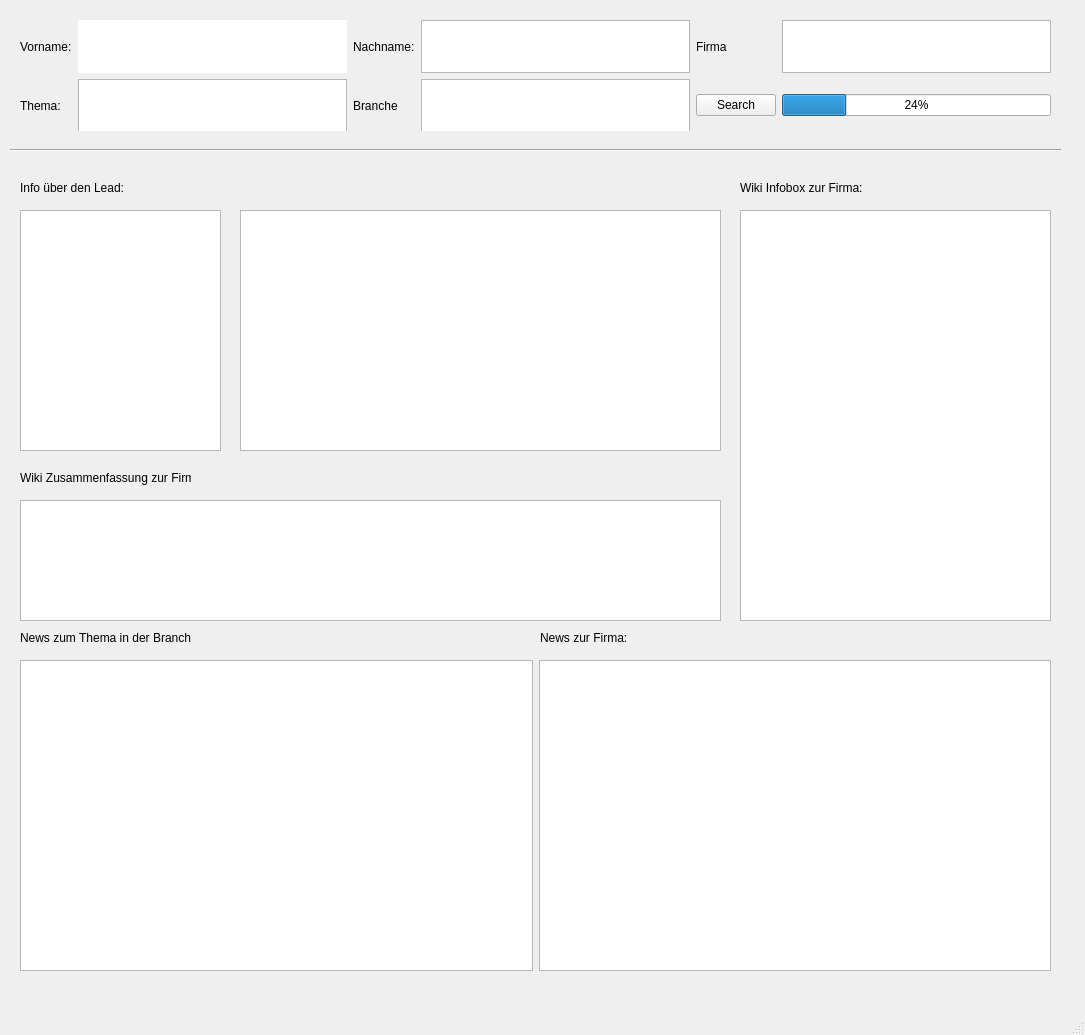
<?xml version="1.0" encoding="UTF-8"?>
<ui version="4.0">
 <class>MainWindow</class>
 <widget class="QMainWindow" name="MainWindow">
  <property name="geometry">
   <rect>
    <x>0</x>
    <y>0</y>
    <width>1085</width>
    <height>1035</height>
   </rect>
  </property>
  <property name="mouseTracking">
   <bool>false</bool>
  </property>
  <property name="windowTitle">
   <string>MainWindow</string>
  </property>
  <widget class="QWidget" name="centralwidget">
   <widget class="QWidget" name="gridLayoutWidget">
    <property name="geometry">
     <rect>
      <x>20</x>
      <y>20</y>
      <width>1031</width>
      <height>111</height>
     </rect>
    </property>
    <layout class="QGridLayout" name="gridLayout">
     <property name="sizeConstraint">
      <enum>QLayout::SetDefaultConstraint</enum>
     </property>
     <property name="spacing">
      <number>6</number>
     </property>
     <item row="0" column="0">
      <widget class="QLabel" name="labelPreName">
       <property name="text">
        <string>Vorname:</string>
       </property>
      </widget>
     </item>
     <item row="2" column="0">
      <widget class="QLabel" name="labelTopic">
       <property name="text">
        <string>Thema:</string>
       </property>
      </widget>
     </item>
     <item row="0" column="5">
      <widget class="QTextEdit" name="LeadCompany">
       <property name="html">
        <string>&lt;!DOCTYPE HTML PUBLIC &quot;-//W3C//DTD HTML 4.0//EN&quot; &quot;http://www.w3.org/TR/REC-html40/strict.dtd&quot;&gt;
&lt;html&gt;&lt;head&gt;&lt;meta name=&quot;qrichtext&quot; content=&quot;1&quot; /&gt;&lt;style type=&quot;text/css&quot;&gt;
p, li { white-space: pre-wrap; }
&lt;/style&gt;&lt;/head&gt;&lt;body style=&quot; font-family:'MS Shell Dlg 2'; font-size:8.25pt; font-weight:400; font-style:normal;&quot;&gt;
&lt;p style=&quot;-qt-paragraph-type:empty; margin-top:0px; margin-bottom:0px; margin-left:0px; margin-right:0px; -qt-block-indent:0; text-indent:0px;&quot;&gt;&lt;br /&gt;&lt;/p&gt;&lt;/body&gt;&lt;/html&gt;</string>
       </property>
      </widget>
     </item>
     <item row="2" column="5">
      <widget class="QProgressBar" name="progressBar">
       <property name="value">
        <number>24</number>
       </property>
      </widget>
     </item>
     <item row="0" column="1">
      <widget class="QTextEdit" name="LeadPreName">
       <property name="frameShape">
        <enum>QFrame::NoFrame</enum>
       </property>
       <property name="html">
        <string>&lt;!DOCTYPE HTML PUBLIC &quot;-//W3C//DTD HTML 4.0//EN&quot; &quot;http://www.w3.org/TR/REC-html40/strict.dtd&quot;&gt;
&lt;html&gt;&lt;head&gt;&lt;meta name=&quot;qrichtext&quot; content=&quot;1&quot; /&gt;&lt;style type=&quot;text/css&quot;&gt;
p, li { white-space: pre-wrap; }
&lt;/style&gt;&lt;/head&gt;&lt;body style=&quot; font-family:'MS Shell Dlg 2'; font-size:8.25pt; font-weight:400; font-style:normal;&quot;&gt;
&lt;p style=&quot;-qt-paragraph-type:empty; margin-top:0px; margin-bottom:0px; margin-left:0px; margin-right:0px; -qt-block-indent:0; text-indent:0px;&quot;&gt;&lt;br /&gt;&lt;/p&gt;&lt;/body&gt;&lt;/html&gt;</string>
       </property>
      </widget>
     </item>
     <item row="0" column="3">
      <widget class="QTextEdit" name="LeadPostName">
       <property name="accessibleName">
        <string/>
       </property>
       <property name="frameShape">
        <enum>QFrame::StyledPanel</enum>
       </property>
       <property name="html">
        <string>&lt;!DOCTYPE HTML PUBLIC &quot;-//W3C//DTD HTML 4.0//EN&quot; &quot;http://www.w3.org/TR/REC-html40/strict.dtd&quot;&gt;
&lt;html&gt;&lt;head&gt;&lt;meta name=&quot;qrichtext&quot; content=&quot;1&quot; /&gt;&lt;style type=&quot;text/css&quot;&gt;
p, li { white-space: pre-wrap; }
&lt;/style&gt;&lt;/head&gt;&lt;body style=&quot; font-family:'MS Shell Dlg 2'; font-size:8.25pt; font-weight:400; font-style:normal;&quot;&gt;
&lt;p style=&quot;-qt-paragraph-type:empty; margin-top:0px; margin-bottom:0px; margin-left:0px; margin-right:0px; -qt-block-indent:0; text-indent:0px;&quot;&gt;&lt;br /&gt;&lt;/p&gt;&lt;/body&gt;&lt;/html&gt;</string>
       </property>
      </widget>
     </item>
     <item row="2" column="2">
      <widget class="QLabel" name="labelBranch">
       <property name="text">
        <string>Branche</string>
       </property>
      </widget>
     </item>
     <item row="2" column="4">
      <widget class="QPushButton" name="Search_Button">
       <property name="text">
        <string>Search</string>
       </property>
      </widget>
     </item>
     <item row="2" column="1">
      <widget class="QTextEdit" name="Topic">
       <property name="html">
        <string>&lt;!DOCTYPE HTML PUBLIC &quot;-//W3C//DTD HTML 4.0//EN&quot; &quot;http://www.w3.org/TR/REC-html40/strict.dtd&quot;&gt;
&lt;html&gt;&lt;head&gt;&lt;meta name=&quot;qrichtext&quot; content=&quot;1&quot; /&gt;&lt;style type=&quot;text/css&quot;&gt;
p, li { white-space: pre-wrap; }
&lt;/style&gt;&lt;/head&gt;&lt;body style=&quot; font-family:'MS Shell Dlg 2'; font-size:8.25pt; font-weight:400; font-style:normal;&quot;&gt;
&lt;p style=&quot;-qt-paragraph-type:empty; margin-top:0px; margin-bottom:0px; margin-left:0px; margin-right:0px; -qt-block-indent:0; text-indent:0px;&quot;&gt;&lt;br /&gt;&lt;/p&gt;
&lt;p style=&quot;-qt-paragraph-type:empty; margin-top:0px; margin-bottom:0px; margin-left:0px; margin-right:0px; -qt-block-indent:0; text-indent:0px;&quot;&gt;&lt;br /&gt;&lt;/p&gt;
&lt;p style=&quot;-qt-paragraph-type:empty; margin-top:0px; margin-bottom:0px; margin-left:0px; margin-right:0px; -qt-block-indent:0; text-indent:0px;&quot;&gt;&lt;br /&gt;&lt;/p&gt;&lt;/body&gt;&lt;/html&gt;</string>
       </property>
      </widget>
     </item>
     <item row="0" column="4">
      <widget class="QLabel" name="labelCompany">
       <property name="text">
        <string>Firma</string>
       </property>
      </widget>
     </item>
     <item row="0" column="2">
      <widget class="QLabel" name="labelPostName">
       <property name="text">
        <string>Nachname:</string>
       </property>
      </widget>
     </item>
     <item row="2" column="3">
      <widget class="QTextEdit" name="LeadBranch"/>
     </item>
    </layout>
   </widget>
   <widget class="Line" name="line">
    <property name="geometry">
     <rect>
      <x>10</x>
      <y>140</y>
      <width>1051</width>
      <height>21</height>
     </rect>
    </property>
    <property name="orientation">
     <enum>Qt::Horizontal</enum>
    </property>
   </widget>
   <widget class="QGraphicsView" name="graphicsView">
    <property name="geometry">
     <rect>
      <x>20</x>
      <y>210</y>
      <width>201</width>
      <height>241</height>
     </rect>
    </property>
   </widget>
   <widget class="QWidget" name="horizontalLayoutWidget">
    <property name="geometry">
     <rect>
      <x>20</x>
      <y>660</y>
      <width>1031</width>
      <height>311</height>
     </rect>
    </property>
    <layout class="QHBoxLayout" name="horizontalLayout">
     <item>
      <widget class="QTextBrowser" name="textBrowserTopicNews"/>
     </item>
     <item>
      <widget class="QTextBrowser" name="textBrowserCompanyNews"/>
     </item>
    </layout>
   </widget>
   <widget class="QTextBrowser" name="textBrowserPerson">
    <property name="geometry">
     <rect>
      <x>240</x>
      <y>210</y>
      <width>481</width>
      <height>241</height>
     </rect>
    </property>
   </widget>
   <widget class="QTextBrowser" name="textBrowserInfobox">
    <property name="geometry">
     <rect>
      <x>740</x>
      <y>210</y>
      <width>311</width>
      <height>411</height>
     </rect>
    </property>
   </widget>
   <widget class="QTextBrowser" name="textBrowserWikiSummary">
    <property name="geometry">
     <rect>
      <x>20</x>
      <y>500</y>
      <width>701</width>
      <height>121</height>
     </rect>
    </property>
   </widget>
   <widget class="QLabel" name="label">
    <property name="geometry">
     <rect>
      <x>20</x>
      <y>630</y>
      <width>171</width>
      <height>16</height>
     </rect>
    </property>
    <property name="text">
     <string>News zum Thema in der Branche:</string>
    </property>
   </widget>
   <widget class="QLabel" name="label_2">
    <property name="geometry">
     <rect>
      <x>540</x>
      <y>630</y>
      <width>171</width>
      <height>16</height>
     </rect>
    </property>
    <property name="text">
     <string>News zur Firma:</string>
    </property>
   </widget>
   <widget class="QLabel" name="label_3">
    <property name="geometry">
     <rect>
      <x>20</x>
      <y>470</y>
      <width>171</width>
      <height>16</height>
     </rect>
    </property>
    <property name="text">
     <string>Wiki Zusammenfassung zur Firma:</string>
    </property>
   </widget>
   <widget class="QLabel" name="label_4">
    <property name="geometry">
     <rect>
      <x>740</x>
      <y>180</y>
      <width>171</width>
      <height>16</height>
     </rect>
    </property>
    <property name="text">
     <string>Wiki Infobox zur Firma:</string>
    </property>
   </widget>
   <widget class="QLabel" name="label_5">
    <property name="geometry">
     <rect>
      <x>20</x>
      <y>180</y>
      <width>171</width>
      <height>16</height>
     </rect>
    </property>
    <property name="text">
     <string>Info über den Lead:</string>
    </property>
   </widget>
  </widget>
  <widget class="QMenuBar" name="menubar">
   <property name="geometry">
    <rect>
     <x>0</x>
     <y>0</y>
     <width>1085</width>
     <height>21</height>
    </rect>
   </property>
  </widget>
  <widget class="QStatusBar" name="statusbar"/>
 </widget>
 <resources/>
 <connections/>
</ui>
